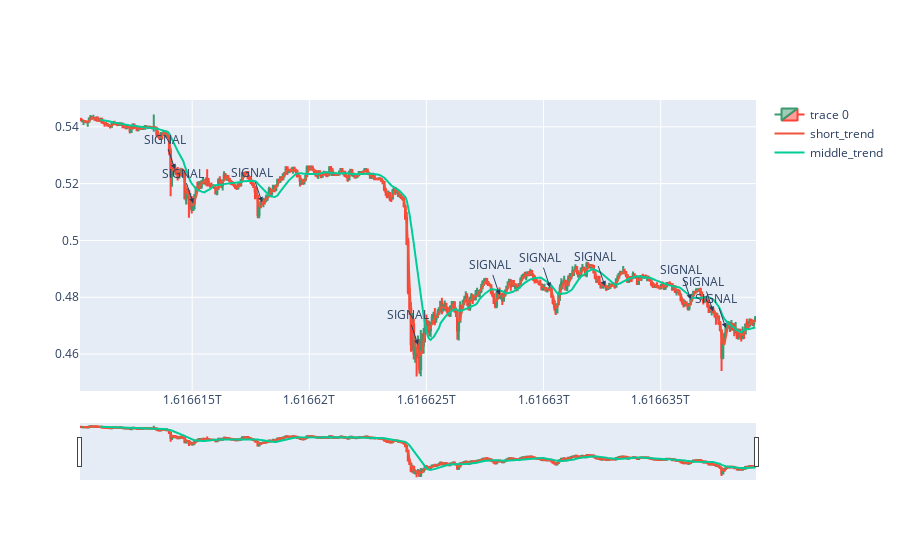

Notebook code for this chart:
### Code cell
fig = go.Figure(data=[
    go.Candlestick(x=df['open_time'],
                open=df['open'],
                high=df['high'],
                low=df['low'],
                close=df['close']),
    go.Scatter(x=df['open_time'], y=df['low_rolling'], name='short_trend', hovertext=df['short_trend'] * 100),
    go.Scatter(x=df['open_time'], y=df['middle_rolling'], name='middle_trend', hovertext=df['middle_trend'] * 100),
                      ])

for each in annotate.to_dict('records'):
    fig.add_annotation(
        x=each['open_time'],
        y=each['close'],
        text="SIGNAL",
        showarrow=True,
        arrowhead=2
    )

fig.show()

### Figure 1 — Plotly figure (JSON) as saved in the notebook; plotly's stock layout.template omitted (floating-point values rounded to 4 significant figures; data arrays with more than 128 entries replaced by an {"elided": "..."} marker saying what was removed)
{"data": [{"close": {"elided": "481 float values"}, "high": {"elided": "481 float values"}, "low": {"elided": "481 float values"}, "open": {"elided": "481 float values"}, "x": {"elided": "481 int values"}, "type": "candlestick"}, {"hovertext": {"elided": "481 float values"}, "name": "short_trend", "x": {"elided": "481 int values"}, "y": {"elided": "481 float values"}, "type": "scatter"}, {"hovertext": {"elided": "481 float values"}, "name": "middle_trend", "x": {"elided": "481 int values"}, "y": {"elided": "481 float values"}, "type": "scatter"}], "layout": {"annotations": [{"arrowhead": 2, "showarrow": true, "text": "SIGNAL", "x": 1616614260000, "y": 0.5251}, {"arrowhead": 2, "showarrow": true, "text": "SIGNAL", "x": 1616615040000, "y": 0.5131}, {"arrowhead": 2, "showarrow": true, "text": "SIGNAL", "x": 1616617980000, "y": 0.5135}, {"arrowhead": 2, "showarrow": true, "text": "SIGNAL", "x": 1616624640000, "y": 0.4632}, {"arrowhead": 2, "showarrow": true, "text": "SIGNAL", "x": 1616628120000, "y": 0.4808}, {"arrowhead": 2, "showarrow": true, "text": "SIGNAL", "x": 1616630280000, "y": 0.4834}, {"arrowhead": 2, "showarrow": true, "text": "SIGNAL", "x": 1616632620000, "y": 0.4839}, {"arrowhead": 2, "showarrow": true, "text": "SIGNAL", "x": 1616636280000, "y": 0.4792}, {"arrowhead": 2, "showarrow": true, "text": "SIGNAL", "x": 1616637240000, "y": 0.475}, {"arrowhead": 2, "showarrow": true, "text": "SIGNAL", "x": 1616637780000, "y": 0.4691}]}}
